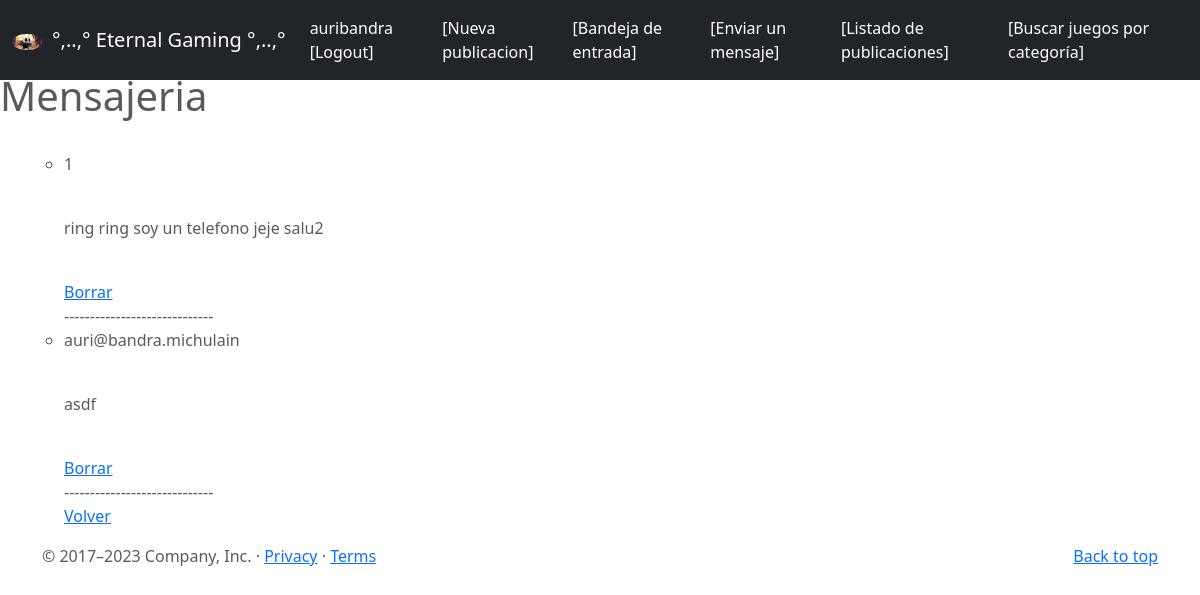
The page /mensaje/list (signed in) on the database as committed earlier.
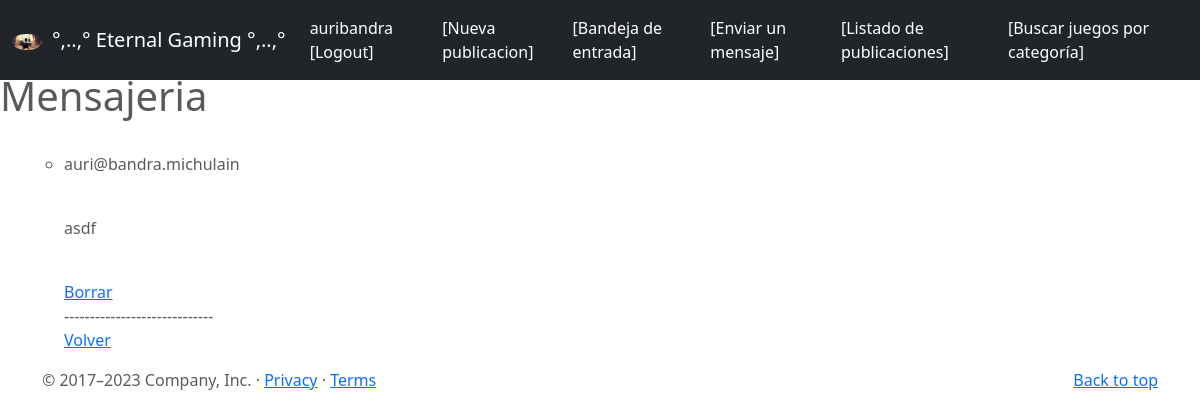
The same page on the database as committed later.
### entrega_final_app/models.py (models this page shows)
class Mensaje(models.Model):
    mensaje = models.TextField(max_length=1000)
    email = models.EmailField(max_length=50)
    destinatario = models.ForeignKey(to=User, on_delete=models.CASCADE, related_name="destinatario")

### entrega_final_app/views.py (the view)
# urls.py: path('mensaje/list',MensajeList.as_view(), name = "mensaje-list"),
class MensajeList(LoginRequiredMixin,ListView):
    model = Mensaje
    context_object_name = "mensajes"
    def get_queryset(self):
        return Mensaje.objects.filter(destinatario = self.request.user.id).all()

### entrega_final_app/templates/entrega_final_app/mensaje_list.html (shortened to what this page needs)
{% extends 'entrega_final_app/base.html' %}
{% block titulo %} Mensajeria {%endblock%}
{%block main%}
<ul>
    <ul>
        {%  for mensaje in mensajes %}
        <li>
            <p>{{mensaje.email}}</p>
            <br>
            <p>{{mensaje.mensaje}}</p>
            <br>
            {% if user.is_authenticated and mensaje.destinatario == user %}
                <a href="{% url 'mensaje-delete' mensaje.id %}"> Borrar </a>
            {% endif %}
            <br>
            -----------------------------
            <br>
        </li>
        {% endfor %}
        <a href="{% url 'juegos' %}"> Volver</a>
    </ul>
</ul>
{% endblock %}

Rows that differ between the two databases and show on the page:
removed Mensaje: email "1", mensaje "ring ring soy un telefono jeje salu2", shows "Borrar"
